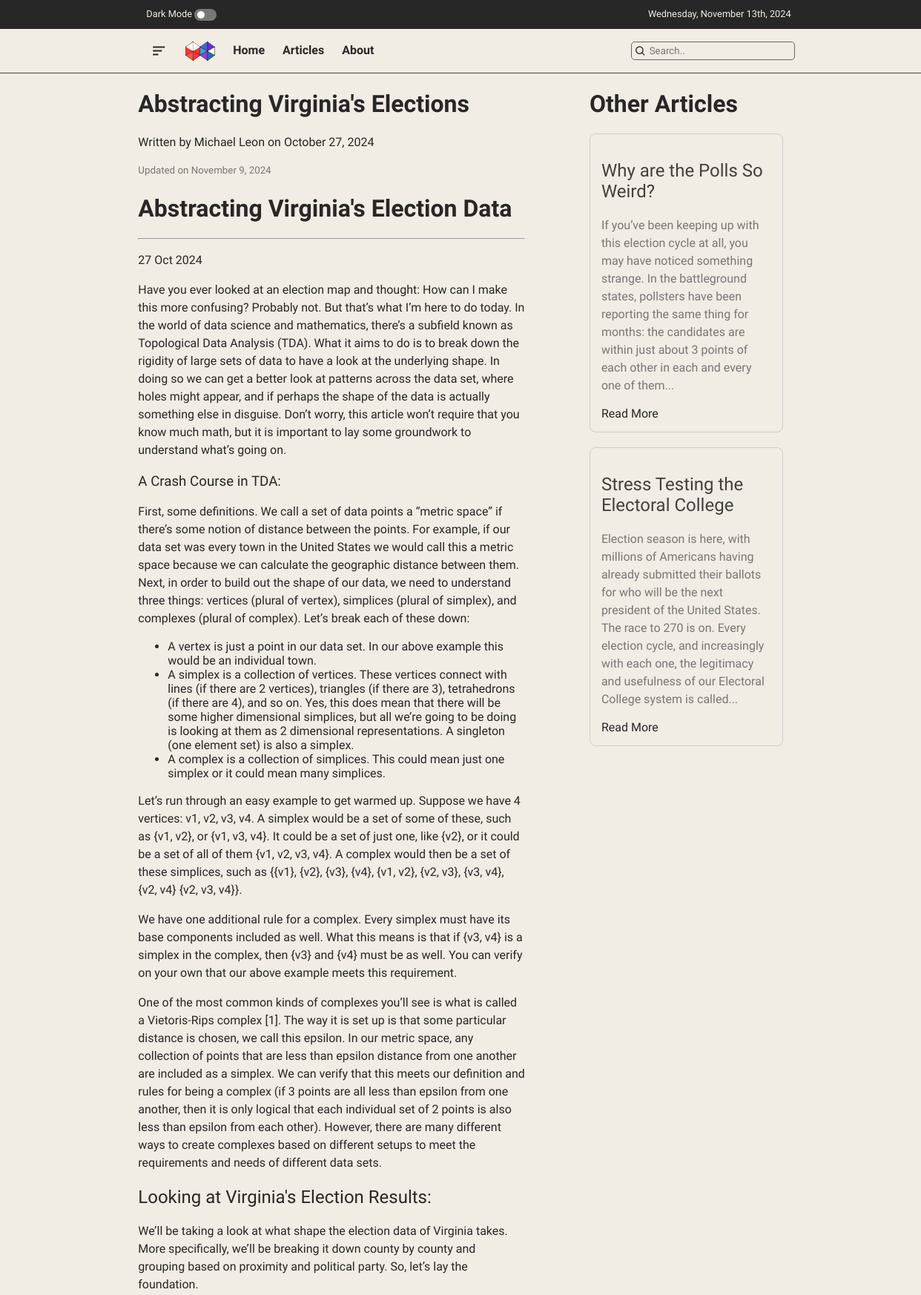
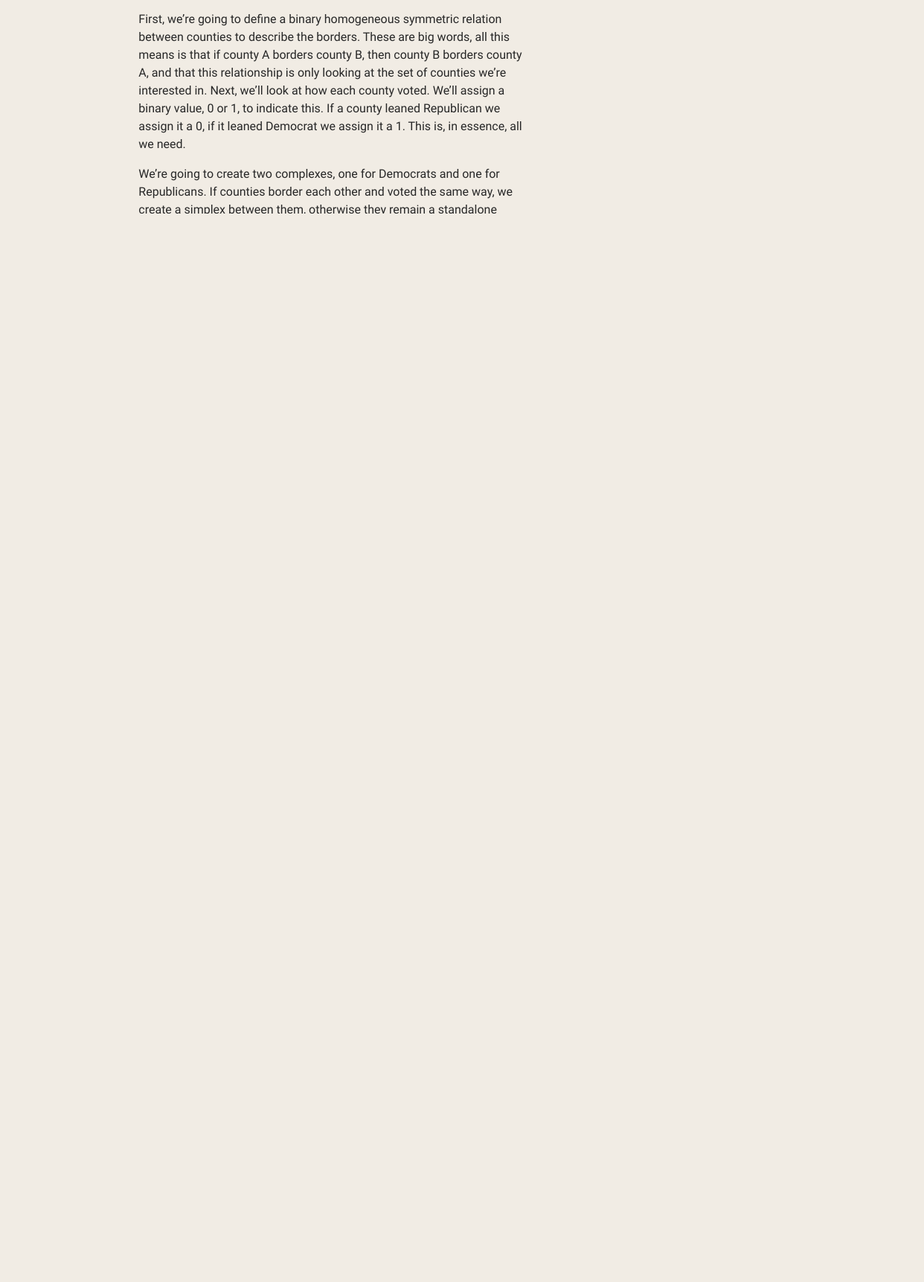
Page /article/3/ (upper part) on the committed database (2 pictures, top to bottom).
### articles/models.py (models this page shows, shortened)
class Article(models.Model):
    title = models.CharField(max_length=200)
    content = RichTextField()
    excerpt = models.TextField(max_length=300, blank=True, null=True)
    author = models.CharField(max_length = 200, default='')
    created_at = models.DateTimeField(auto_now_add=True)
    updated_at = models.DateTimeField(auto_now=True)
    published = models.BooleanField(default=False)
    date_written = models.CharField(max_length=200, default='')
    tags = TaggableManager()
    def get_excerpt(self):
        return self.excerpt or self.content[:150] + '...'

### articles/views.py (the view)
# urls.py: path('article/<int:article_id>/', views.article_detail, name='article_detail'),
def article_detail(request, article_id):
    article = get_object_or_404(Article, pk=article_id)
    return render(request, 'articles/article_detail.html', {'article': article, 'articles': articles})

### articles/templates/articles/article_detail.html (shortened to what this page needs)
{% extends 'base.html' %}
{% block content %}
<div class="main">
    <div class="article article_content">
        <div>
            <h1>{{ article.title }}</h1>
            <p><em>Written by {{ article.author }} on {{ article.date_written }}</em></p>
            <p style="font-size:smaller;color:#777777">Updated on {{ article.updated_at|date:"F j, Y" }}</p>
            <p>{{ article.content|safe }}</p>
        </div>
    </div>
    <div class="sidebar_article_previews article">
        <h1>Other Articles</h1>
        {% for item in articles|slice:":3" %}
        {% if item.id is not article.id %}
        <div class="article-preview">
            <h2>{{ item.title }}</h2>
            <p>{{ item.get_excerpt }}</p>
            <a href="{% url 'article_detail' item.id %}">Read More</a>
        </div>
        {% endif %}
        {% endfor %}
    </div>
</div>
{% endblock %}

### articles/templates/base.html (shortened to what this page needs)
{% load static %}
<!DOCTYPE html>
<html lang="en">
<head>
    <link rel="stylesheet"
    href="https://cdn.jsdelivr.net/npm/boxicons@latest/css/boxicons.min.css">
    <link rel="stylesheet" href="{% static 'css/style.css' %}">
</head>
<body>
    <header class="top-header mobile:hidden">
        <div style="width:70%; justify-self: center;">
            <ul style="text-align:left; width:100%;">
                <li >
                    Dark Mode
                    <label class="switch" style="vertical-align: middle;">
                        <span class="slider round"></span>
                    </label>
                </li>
                <li><label id="current-date" style="float:right;"></label></li>
            </ul>
        </div>
    </header>
    <header class="site-header">
        <nav style="width:70%; justify-self: center;">
            <div style="width:100%">
                <ul>
                    <li><a href="javascript:void(0)" class="openbtn" onclick="openNav()"><i class='bx bx-menu-alt-left' style="font-size:150%; vertical-align:middle;"></i></a></li>
                    <li><a href="{% url 'index' %}"><img src="{% static 'media/TinyLogo-cropped.svg' %}" alt="Tiny Logo" style="width:40px;vertical-align: middle;"></a></li>
                    <li><a href="{% url 'index' %}">Home</a></li>
                    <li><a href="{% url 'article_list' %}">Articles</a></li>
                    <li><a href="{% url 'about' %}" class="mobile:hidden">About</a></li>
                    <div class="searchbox mobile:hidden">
                        <i class='bx bx-search' style="padding-left:2px;padding-right:2px;vertical-align:middle;"></i>
                        <input type="text" placeholder="Search.." style="vertical-align:auto;">
                    </div>
                </ul>
            </div>
        </nav>
    </header>
    <main>
        {% block content %}{% endblock %}
    </main>
</body>
</html>

### static/css/style.css (style rules this page uses)
* { font-family: "Work Sans", sans-serif; font-optical-sizing: auto; font-weight: 500; font-style: normal; }
:root { --background-color: #f1ece4; --text-color: #272727; --red-color: #e25959; --blue-color: #5959e2; --text-color-2: #414141; --text-color-3: #777777; }
.switch { position: relative; display: inline-block; width: 30px; height:16px }
.slider { position: absolute; cursor: pointer; top: 0; left: 0; right: 0; bottom: 0; background-color: var(--text-color-3); -webkit-transition: .4s; transition: .4s; }
.slider:before { position: absolute; content: ""; width: 10px; height:10px; left: 4px; bottom: 3px; background-color: white; -webkit-transition: .4s; transition: .4s; }
.slider.round { border-radius: 34px; }
.slider.round:before { border-radius: 50%; }
h1 { font-weight:650; }
html, body { margin: 0; padding: 0; }
body { background-color: var(--background-color); color: var(--text-color); }
.article-preview { margin-bottom: 20px; padding: 15px; border: 1px solid #cfcfcf; border-radius: 8px; background-color: var(--background-color); color: var(--text-color-2); }
.article-preview h2 { font-size: 1.5em; }
.article-preview p { line-height: 1.5; color: var(--text-color-3); }
.article-preview a { color:var(--text-color); text-decoration: none; }
p a { color: var(--text-color); text-decoration: underline; }
p { line-height: 1.5; }
.site-header { background-color: var(--background-color); padding: 1rem; text-align: left; border-bottom: 1px solid var(--text-color-2); position:sticky; top:0; width:100%; }
.site-header nav ul { list-style: none; padding: 0; margin: 0; }
.site-header nav ul li { display: inline; margin-right: 20px; }
.site-header nav ul li a { color: var(--text-color); text-decoration: none; font-weight:600; }
.site-header input[type=text] { padding: 2px; float:right; vertical-align:middle; background: var(--background-color); border:none; }
.searchbox { float:right; padding: 2px; border: 1px solid #666; border-radius: 5px; vertical-align:auto; }
.top-header { background: #272727; color: #f1ece4; font-size: 80%; padding: 1px; max-height: fit-content; text-align: right; width:100%; border-bottom: 1px solid #f1ece4; }
.top-header ul { list-style: none; padding: 10px; margin: 0; }
.top-header ul li { display: inline; margin-right: 20px; }
.main { width:70%; display:table; justify-self: center; }
.article_content { width: 60%; float:left; }
.article_content img { width: 20vw; }
.article { display: table-row; }
.sidebar_article_previews { width: 30%; float: right; }
hr { color:#f1ece4; }

### rows in the picture
Article: title "Abstracting Virginia's Elections", author "Michael Leon", date_written "October 27, 2024", updated_at "November 9, 2024", content "Abstracting Virginia's Election Data 27 Oct 2024 Have you ever looked at an election map and thought: How can I make this more confusing? Probably not. But that’s what I’m here to do today. In the world of data science and mathematics, there’s a subfield known as Topological Data Analysis (TDA). What it aims to do is to break down the rigidity of large sets of data to have a look at the underlying shape. In doing so we can get a better look at patterns across the data set, where holes might appear, and if perhaps the shape of the data is actually something else in disguise. Don’t worry, this article won’t require that you know much math, but it is important to lay some groundwork to…", content (picture)
Article: title "Why are the Polls So Weird?", get_excerpt "If you’ve been keeping up with this election cycle at all, you may have noticed something strange. In the battleground states, pollsters have been reporting the same thing for months: the candidates are within just about 3 points of each other in each and every one of them..."
Article: title "Stress Testing the Electoral College", get_excerpt "Election season is here, with millions of Americans having already submitted their ballots for who will be the next president of the United States. The race to 270 is on. Every election cycle, and increasingly with each one, the legitimacy and usefulness of our Electoral College system is called..."
